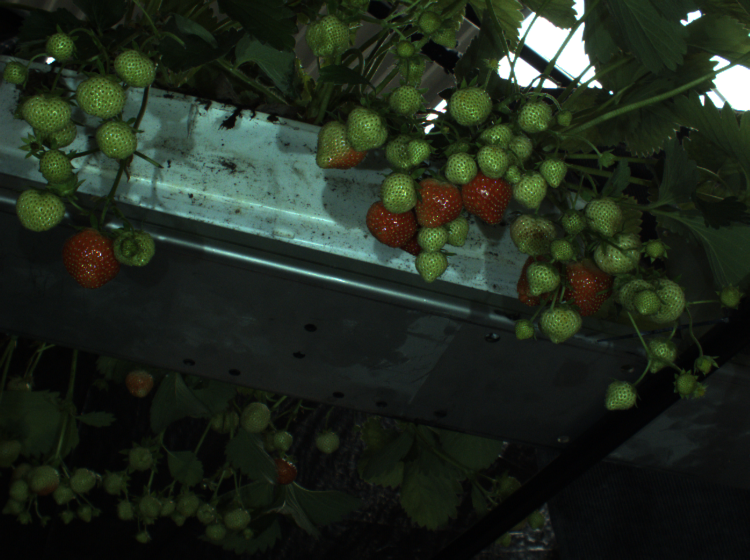
//> input picture sessie_5/strawberry1.tif, 750 x 560 px
$ ./main -training_image=../strawberry1.tif -inference_image=../strawberry2.tif   (built with g++ and OpenCV 4)
//> lines starting //> are read from the running program, lines starting //| are printed output that depends on the picture
#include <iostream>
#include <opencv2/opencv.hpp>

using namespace std;
using namespace cv;
using namespace cv::ml;

/* Program options:
--training_image="/media/josse/Fedora/home/jossevandelm/beeldinterpretatie/2018_labo_beeldinterpretatie_VanDelm_Josse/sessie_5/strawberry1.tif"
--inference_image="/media/josse/Fedora/home/jossevandelm/beeldinterpretatie/2018_labo_beeldinterpretatie_VanDelm_Josse/sessie_5/strawberry2.tif"
*/
///LINKER: `pkg-config opencv --libs`
// in param de lijst meegeven

void addPoint(vector<Point2d> *Pointsptr,int x, int y){
    cerr << "Point (" << x << ","<< y << ") added" << endl;
    Pointsptr->push_back(Point(x,y));
}

void deletePoint(vector<Point2d> *Pointsptr){
    if(Pointsptr->size() == 0)
        cerr << "No (more) points to delete" << endl;
    else
    {
        cerr << "Latest point deleted" << endl;
        Pointsptr->pop_back();
    }
}

void showPoints(vector<Point2d>  *Pointsptr){
    vector<Point2d> Points = *Pointsptr;
    cerr << "Showing selected points" << endl << "=======================" << endl;
    for(size_t i = 0; i < Points.size(); i++){
        cerr << i << ". (" << Points[i].x << "," << Points[i].y << ")" << endl;
    }
}

static void onMouse(int event,int x, int y, int, void* param){
    vector<Point2d> *Points = static_cast<vector<Point2d> *>(param);
    switch(event) {
    case EVENT_LBUTTONDOWN : addPoint(Points,x,y);    break;
    case EVENT_RBUTTONDOWN : deletePoint(Points);  break;
    case EVENT_MBUTTONDOWN : showPoints(Points);   break;
    }
}

int main(int argc, const char** argv){
    // Adding a command line parser
    CommandLineParser parser(argc, argv,
        "{help h usage ?                   | | show this message }"
        "{training_image training_image    | | (required) path to input matching image}"
        "{inference_image inference_image  | | (required) path to input image template in color }"
    );
    // show help if help is asked
    if (parser.has("help")){
        parser.printMessage();
        cerr << "Tip: use absolute paths to avoid any problems with the software" << endl;
        return 0;
    }
    // parse arguments and check if they are entered correctly
    string training_image_location = parser.get<string>("training_image");
    string inference_image_location(parser.get<string>("inference_image"));
    if (training_image_location.empty()|| inference_image_location.empty()){
        cerr << "There must be something wrong with your arguments. Please check again." << endl;
        parser.printMessage();
        return -1;
    }
    Mat training_image = imread(training_image_location);
//> training_image is the input picture: 560 rows x 750 cols, CV_8UC3; mean B, G, R 29.8, 40.9, 32
    Mat inference_image = imread(inference_image_location);
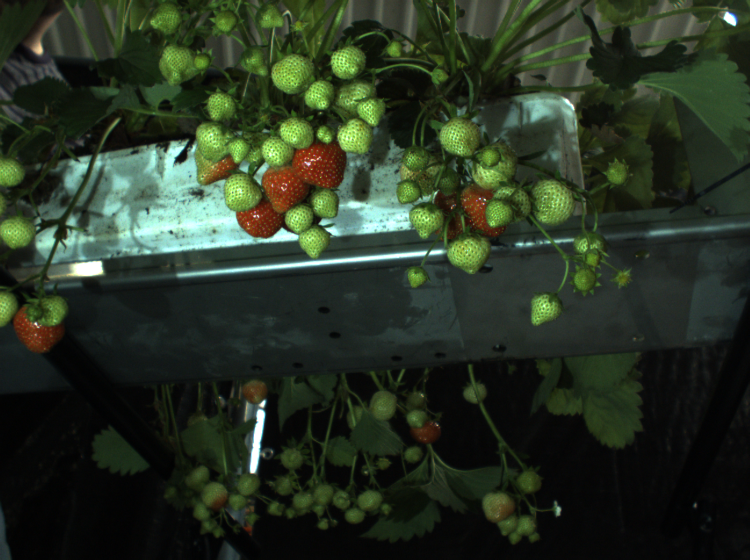
//> input picture sessie_5/strawberry2.tif, 750 x 560 px
//> inference_image is the input picture: 560 rows x 750 cols, CV_8UC3; mean B, G, R 36.1, 52.4, 40.9
    if(training_image.empty() || inference_image.empty()){
        cerr<<"One of the images is not found";
        return -1;
    }
    // create vectors containing selected points
    vector<Point2d> foregroundPoints;
    vector<Point2d> backgroundPoints;
    imshow("Add training data",training_image);
    setMouseCallback("Add training data",onMouse,&foregroundPoints);
    cerr << "Press any key to continue in program" << endl;
    cerr << "******************" << endl << "SELECT FOREGROUND" << endl << "******************" << endl;
    waitKey(0);
//> the left mouse button is pressed and released at (375, 280)
    setMouseCallback("Add training data",onMouse,&backgroundPoints);
    cerr << "******************" << endl << "SELECT BACKGROUND" << endl << "******************" << endl;
    waitKey(0);

    // Add gaussian blur to the image, to reduce effects of outliers (pits of strawberries)
    Mat img_gaussian;
    GaussianBlur(training_image,img_gaussian,Size(11,11),0,0);
    /*imshow("Filtered image",img_gaussian);
    waitKey(0);*/
    Mat img_hsv;
    cvtColor(img_gaussian,img_hsv,CV_BGR2HSV);
//> img_hsv: 560 rows x 750 cols, CV_8UC3; mean H, S, V 58.8, 85, 41.6

    //Prepare foreground training data using the HSV values as a descriptor
    Mat trainingDataForeground(foregroundPoints.size(),3,CV_32FC1);
    Mat labels_fg = Mat::ones(foregroundPoints.size(),1,CV_32SC1);

    for (size_t i = 0; i < foregroundPoints.size(); i++) {
        Vec3b descriptor = img_hsv.at<Vec3b>(foregroundPoints[i].y,foregroundPoints[i].x);
        trainingDataForeground.at<float>(i,0) = descriptor[0];
        trainingDataForeground.at<float>(i,1) = descriptor[1];
        trainingDataForeground.at<float>(i,2) = descriptor[2];
    }
//> this loop made 1 pass
//> descriptor on pass 1: [71, 64, 32]

    //Prepare background training data using the HSV values as a descriptor
    Mat trainingDataBackground(backgroundPoints.size(),3,CV_32FC1); //strawberry zijn de punten geselecteerd.
    Mat labels_bg = Mat::zeros(backgroundPoints.size(),1,CV_32SC1);

    for (size_t i = 0; i < backgroundPoints.size(); i++) {
        Vec3b descriptor = img_hsv.at<Vec3b>(backgroundPoints[i].y,backgroundPoints[i].x);
        trainingDataBackground.at<float>(i,0) = descriptor[0];
        trainingDataBackground.at<float>(i,1) = descriptor[1];
        trainingDataBackground.at<float>(i,2) = descriptor[2];
    }

    // group foreground and background
    Mat trainingData, labels;
    vconcat(trainingDataForeground,trainingDataBackground,trainingData);
//> trainingData = [71, 64, 32]
    vconcat(labels_fg,labels_bg,labels);
    cerr << endl;
    //Now train different classifiers
    /// Nearest Neighbor classifier
    Ptr<KNearest> KNN = KNearest::create();
    KNN->setIsClassifier(true);                 // use classifier instead of regression
    KNN->setAlgorithmType(KNearest::BRUTE_FORCE); // we use brute force instead of KDTREE
    KNN->setDefaultK(3);                        // use 3 classes
    Ptr<TrainData> trainDataKNN = TrainData::create(trainingData, ROW_SAMPLE, labels); //trainingdata is stored as column vector
    cerr << "Training K Nearest Neighbors Classifier...  ";
    KNN->train(trainDataKNN);
    cerr << "done" << endl;

    /// Normal Bayes classifier
    Ptr<NormalBayesClassifier> NB = NormalBayesClassifier::create();
    cerr << "Training Normal Bayes Classifier...  ";
    NB->train(trainingData, ROW_SAMPLE,labels);
    cerr << "done" << endl;

    /// Support Vector Machine classifier
    Ptr<SVM> SVM = SVM::create();
    SVM->setType(SVM::C_SVC); //we choose C-Support Vector Classification
    SVM->setKernel(SVM::LINEAR);
    SVM->setTermCriteria(TermCriteria(TermCriteria::MAX_ITER,100,1e-6));
    cerr << "Training Support Vector Machine Classifier...  ";
    SVM->train(trainingData,ROW_SAMPLE,labels);
    cerr << "done" << endl << endl;

    //after training we want the classifiers to label each indivudal pixel of the image;

    Size imageSize = Size(training_image.cols,training_image.rows);
//> imageSize = Size(750, 560)
    Mat mask_KNN = Mat::zeros(imageSize,CV_8UC1);
    Mat mask_NB  = Mat::zeros(imageSize,CV_8UC1);
    Mat mask_SVM = Mat::zeros(imageSize,CV_8UC1);
    Mat labels_KNN, labels_NB, labels_SVM;
    cerr << "Classifying individual pixels...  ";
    for(int row = 0; row < imageSize.height ; row++){
        for(int col = 0; col < imageSize.width; col++){
            // store individual pixel in CV_32FC1 matrix)
            Vec3b pixel = img_hsv.at<Vec3b>(row,col);
            Mat pixel_new(1,3,CV_32FC1);
            pixel_new.at<float>(0,0) = pixel[0];
            pixel_new.at<float>(0,1) = pixel[1];
            pixel_new.at<float>(0,2) = pixel[2];
            KNN->findNearest(pixel_new, KNN->getDefaultK(), labels_KNN);
             NB->predict(pixel_new, labels_NB );
            SVM->predict(pixel_new, labels_SVM);
            // Now use label as masks
            mask_KNN.at<uchar>(row,col) = labels_KNN.at<float>(0,0);
            mask_NB.at<uchar>(row,col) =  labels_NB.at<int>(0,0); //nb uses ints!
            mask_SVM.at<uchar>(row,col) = labels_SVM.at<float>(0,0);
        }
    }
//> mask_KNN: 560 rows x 750 cols, CV_8UC1; every value is 1
//> after the loop, labels_KNN = [1]; labels_NB = [1]; labels_SVM = [1]
    cerr << "done" << endl;
    imshow("Mask k Nearest Neighbor Classifier",mask_KNN*255);
    imshow("Mask Normal Bayes Classifier",mask_NB*255);
    imshow("Mask Support Vector Machine Classifier",mask_SVM*255);
    waitKey(0);
    destroyAllWindows(); // close older windows
    // apply masks on original image
    Mat img_masked_KNN,img_masked_NB, img_masked_SVM;
    training_image.copyTo(img_masked_KNN,mask_KNN);
    training_image.copyTo(img_masked_NB,mask_NB);
    training_image.copyTo(img_masked_SVM,mask_SVM);
    imshow("k Nearest Neighbors Classifier",img_masked_KNN);
    imshow("Normal Bayes Classifier",img_masked_NB);
    imshow("Support Vector Machine Classifier",img_masked_SVM);
    waitKey(0);
    destroyAllWindows(); // close older windows
    //Now do the same classification on inference image
    GaussianBlur(inference_image,img_gaussian,Size(11,11),0,0);
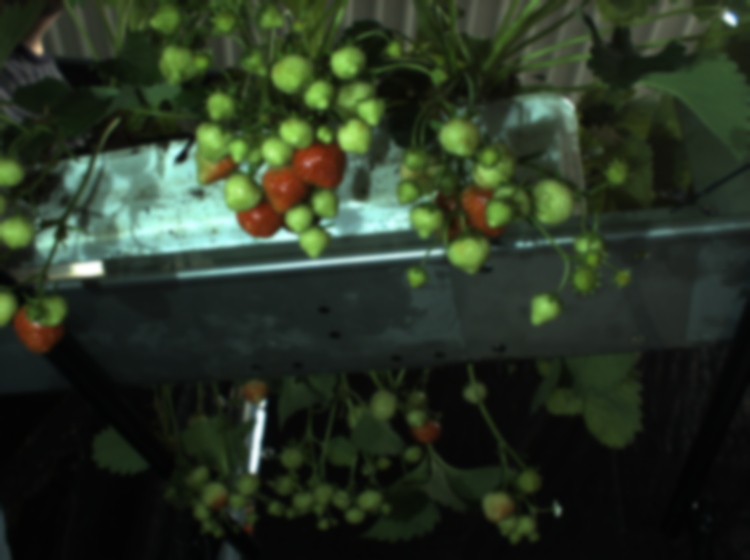
//> img_gaussian: 560 rows x 750 cols, CV_8UC3; mean B, G, R 36.1, 52.4, 40.9
    cvtColor(img_gaussian,img_hsv,CV_BGR2HSV);
//> img_hsv: 560 rows x 750 cols, CV_8UC3; mean H, S, V 54.2, 82.5, 53.4
    imageSize = Size(inference_image.cols,inference_image.rows);
    mask_KNN = Mat::zeros(imageSize,CV_8UC1);
    mask_NB  = Mat::zeros(imageSize,CV_8UC1);
    mask_SVM = Mat::zeros(imageSize,CV_8UC1);
    cerr << endl << "|Inference| " << endl << endl;
    cerr << "Classifying individual pixels...  ";
    for(int row = 0; row < imageSize.height ; row++){
        for(int col = 0; col < imageSize.width; col++){
            // store individual pixel in CV_32FC1 matrix)
            Vec3b pixel = img_hsv.at<Vec3b>(row,col);
            Mat pixel_new(1,3,CV_32FC1);
            pixel_new.at<float>(0,0) = pixel[0];
            pixel_new.at<float>(0,1) = pixel[1];
            pixel_new.at<float>(0,2) = pixel[2];
            KNN->findNearest(pixel_new, KNN->getDefaultK(), labels_KNN);
             NB->predict(pixel_new, labels_NB );
            SVM->predict(pixel_new, labels_SVM);
            // Now use label as masks
            mask_KNN.at<uchar>(row,col) = labels_KNN.at<float>(0,0);
            mask_NB.at<uchar>(row,col) =  labels_NB.at<int>(0,0); //nb uses ints!
            mask_SVM.at<uchar>(row,col) = labels_SVM.at<float>(0,0);
        }
    }
    cerr << "done" << endl;
    imshow("Mask k Nearest Neighbor Classifier",mask_KNN*255);
    imshow("Mask Normal Bayes Classifier",mask_NB*255);
    imshow("Mask Support Vector Machine Classifier",mask_SVM*255);
    waitKey(0);
    destroyAllWindows(); // close older windows
    // apply masks on original image
    inference_image.copyTo(img_masked_KNN,mask_KNN);
    inference_image.copyTo(img_masked_NB,mask_NB);
    inference_image.copyTo(img_masked_SVM,mask_SVM);
    imshow("k Nearest Neighbors Classifier",img_masked_KNN);
    imshow("Normal Bayes Classifier",img_masked_NB);
    imshow("Support Vector Machine Classifier",img_masked_SVM);
    waitKey(0);
    return 0;
}
